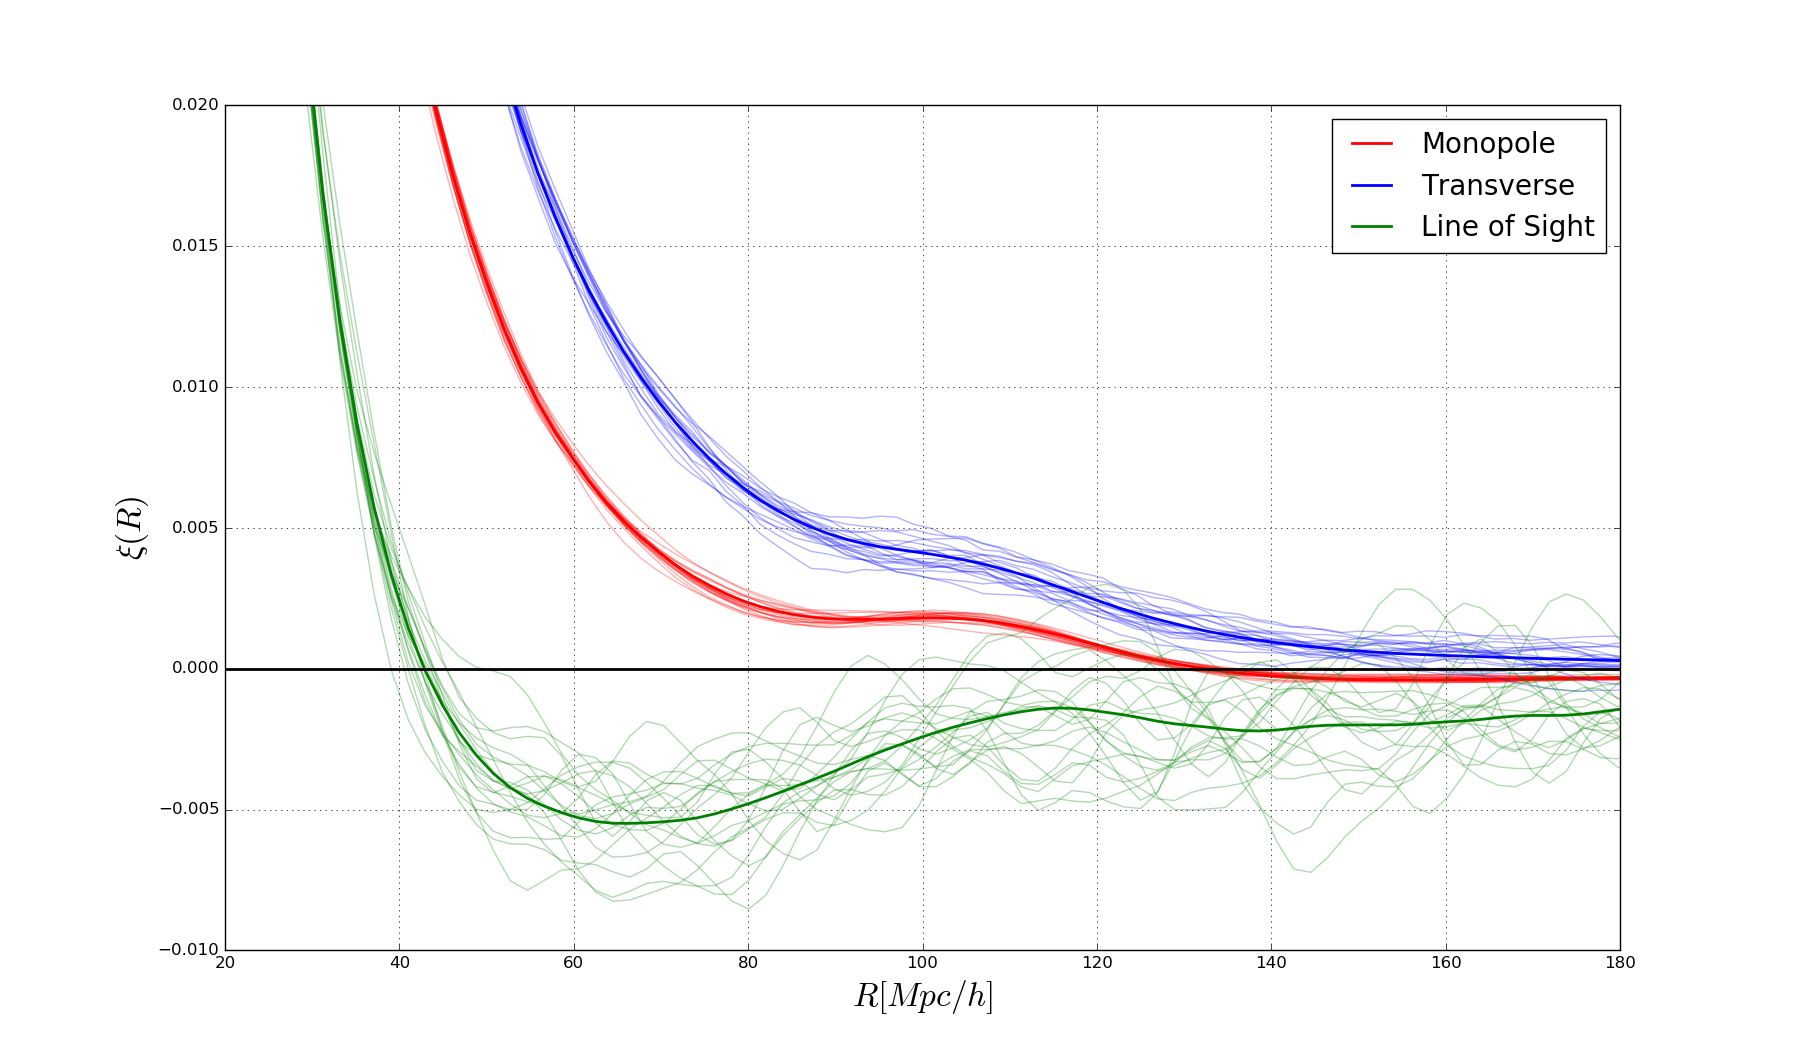

Here is the Python script that generated this plot:
import numpy as np
import matplotlib.pyplot as plt
import glob

def import_data():
    folder="/gpfs/data/nmccull/zeldovich_out/run180816"
    
    test = np.loadtxt(folder+"/rp_pi.txt")
    rp = test[:,0]
    pi = test[:,1]

    #Monopole
    mono_results = glob.glob(folder+"/with_bao/rs/cf_1d_*")
    mono_test = np.loadtxt(mono_results[0])
    
    mono_arr = np.zeros((len(mono_results), len(mono_test)))

    i = 0
    for r in mono_results:
        temp = np.loadtxt(r)
        mono_arr[i] = temp[:,1]
        i += 1
    
    _2d_results = glob.glob(folder+"/with_bao/rs/cf_2d_*")
    _2d_test    = np.loadtxt(_2d_results[0])

    _2d_arr = np.zeros((len(_2d_results), len(_2d_test), len(_2d_test)))
    
    i = 0
    for r in _2d_results:
        _2d_arr[i] = np.loadtxt(r)
        i += 1
    
    return rp, pi, mono_arr, _2d_arr
     

def render_correlation_spread(rp, pi, m_arr, _2d_arr):
    mono_subset = np.random.permutation(m_arr)
    mono_subset = mono_subset[0:20]
    
    _2d_subset   = np.random.permutation(_2d_arr)
    _2d_subset   = _2d_subset[0:20]

    mono_mean       = np.mean(m_arr  , axis = 0)
    transverse_mean = np.mean(_2d_arr[:,0,:], axis = 0)
    los_mean        = np.mean(_2d_arr[:,:,0], axis = 0)

    plt.figure()
    
    #Monopole
    plt.plot(rp[0:255], mono_mean, color='r', lw=2)

    for i in mono_subset:
        plt.plot(rp[0:255], i, color='r', lw=1, alpha=0.3)

    
    #Transverse 
    plt.plot(rp, transverse_mean, color='b', lw=2)

    for i in _2d_subset:
        plt.plot(rp, i[0,:], color='b', lw=1, alpha=0.3)

    #LoS
    plt.plot(pi, los_mean, color='g', lw=2)

    for i in _2d_subset:
        plt.plot(pi, i[:,0], color='g', lw=1, alpha=0.3)

    monoArtist  = plt.Line2D((0,1),(0,0), color='r', lw=2, ls='-')
    transArtist = plt.Line2D((0,1),(0,0), color='b', lw=2, ls='-')
    losArtist   = plt.Line2D((0,1),(0,0), color='g', lw=2, ls='-')

    plt.grid()
    plt.axhline(y=0, color='k', lw=2)
    plt.xlabel("$R [Mpc/h]$", size =24)
    plt.ylabel("$\\xi(R)$", size = 24)
    plt.legend([monoArtist, transArtist, losArtist],["Monopole", "Transverse", "Line of Sight"], prop={'size':20})
    plt.axis([20, 180, -0.01, 0.02])
    plt.show()
    
    
if __name__ == "__main__":
    mono_arr, _2d_arr = import_data()
